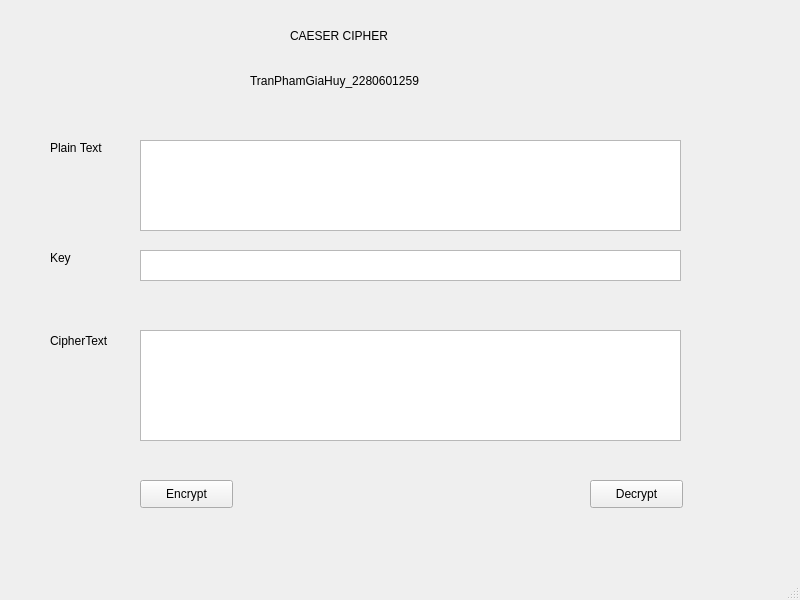
<?xml version="1.0" encoding="UTF-8"?>
<ui version="4.0">
 <class>MainWindow</class>
 <widget class="QMainWindow" name="MainWindow">
  <property name="geometry">
   <rect>
    <x>0</x>
    <y>0</y>
    <width>800</width>
    <height>600</height>
   </rect>
  </property>
  <property name="windowTitle">
   <string>MainWindow</string>
  </property>
  <widget class="QWidget" name="centralwidget">
   <widget class="QLabel" name="label">
    <property name="geometry">
     <rect>
      <x>290</x>
      <y>10</y>
      <width>101</width>
      <height>51</height>
     </rect>
    </property>
    <property name="text">
     <string>CAESER CIPHER</string>
    </property>
   </widget>
   <widget class="QLabel" name="label_2">
    <property name="geometry">
     <rect>
      <x>50</x>
      <y>140</y>
      <width>61</width>
      <height>16</height>
     </rect>
    </property>
    <property name="text">
     <string>Plain Text</string>
    </property>
   </widget>
   <widget class="QLabel" name="label_3">
    <property name="geometry">
     <rect>
      <x>50</x>
      <y>250</y>
      <width>55</width>
      <height>16</height>
     </rect>
    </property>
    <property name="text">
     <string>Key</string>
    </property>
   </widget>
   <widget class="QLabel" name="label_4">
    <property name="geometry">
     <rect>
      <x>50</x>
      <y>330</y>
      <width>71</width>
      <height>21</height>
     </rect>
    </property>
    <property name="text">
     <string>CipherText</string>
    </property>
   </widget>
   <widget class="QTextBrowser" name="textBrowser">
    <property name="geometry">
     <rect>
      <x>140</x>
      <y>140</y>
      <width>541</width>
      <height>91</height>
     </rect>
    </property>
   </widget>
   <widget class="QTextBrowser" name="textBrowser_2">
    <property name="geometry">
     <rect>
      <x>140</x>
      <y>250</y>
      <width>541</width>
      <height>31</height>
     </rect>
    </property>
   </widget>
   <widget class="QTextBrowser" name="textBrowser_3">
    <property name="geometry">
     <rect>
      <x>140</x>
      <y>330</y>
      <width>541</width>
      <height>111</height>
     </rect>
    </property>
   </widget>
   <widget class="QLabel" name="label_5">
    <property name="geometry">
     <rect>
      <x>250</x>
      <y>60</y>
      <width>201</width>
      <height>41</height>
     </rect>
    </property>
    <property name="text">
     <string>TranPhamGiaHuy_2280601259</string>
    </property>
   </widget>
   <widget class="QPushButton" name="pushButton">
    <property name="geometry">
     <rect>
      <x>140</x>
      <y>480</y>
      <width>93</width>
      <height>28</height>
     </rect>
    </property>
    <property name="text">
     <string>Encrypt</string>
    </property>
   </widget>
   <widget class="QPushButton" name="pushButton_2">
    <property name="geometry">
     <rect>
      <x>590</x>
      <y>480</y>
      <width>93</width>
      <height>28</height>
     </rect>
    </property>
    <property name="text">
     <string>Decrypt</string>
    </property>
   </widget>
  </widget>
  <widget class="QMenuBar" name="menubar">
   <property name="geometry">
    <rect>
     <x>0</x>
     <y>0</y>
     <width>800</width>
     <height>26</height>
    </rect>
   </property>
  </widget>
  <widget class="QStatusBar" name="statusbar"/>
 </widget>
 <resources/>
 <connections/>
</ui>
